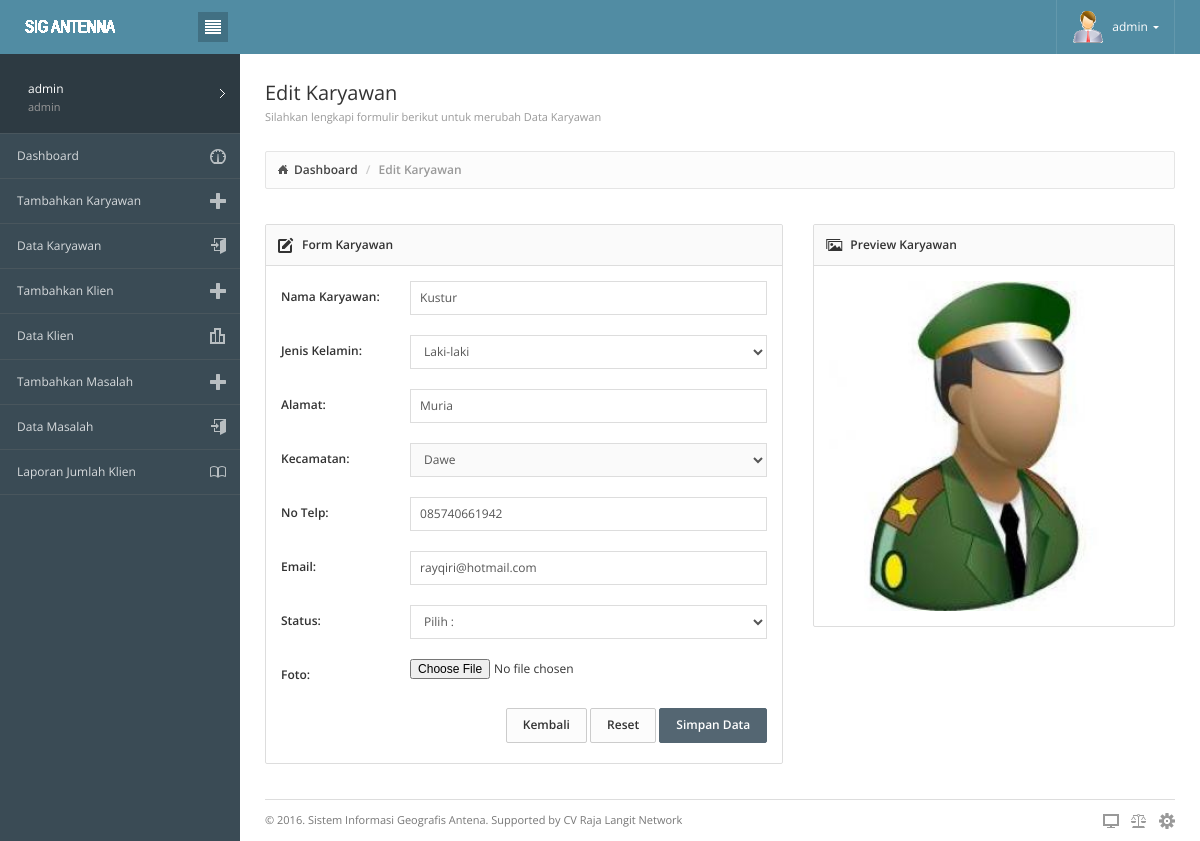
The page /master.php?module=edit_karyawan&id=KRL002 (signed in) on the database its author committed.
### tables this page shows
CREATE TABLE `karyawan` (
  `id_karyawan` varchar(11) NOT NULL,
  `id_kecamatan` int(11) NOT NULL,
  `nama_karyawan` varchar(50) NOT NULL,
  `jekel` varchar(20) NOT NULL,
  `alamat` varchar(100) NOT NULL,
  `telp` varchar(20) NOT NULL,
  `email` varchar(50) NOT NULL,
  `username` varchar(20) NOT NULL,
  `status` varchar(20) NOT NULL,
  `gambar` varchar(100) NOT NULL
);

CREATE TABLE `kecamatan` (
  `id_kecamatan` int(11) NOT NULL,
  `kecamatan` varchar(20) NOT NULL
);

### modul/admin/edit_karyawan.php (the view, shortened to what this page needs)
<?php
$id = isset($_GET['id']) ? $_GET['id'] : "";
$q=mysql_query("select * from karyawan where id_karyawan='$id'");
$r=mysql_fetch_array($q);
?>
<div class="page-content">
			<div class="page-header">
				<div class="page-title">
					<h3>Edit Karyawan<small> Silahkan lengkapi formulir berikut untuk merubah Data Karyawan</small></h3>
				</div>
			</div>
			<div class="breadcrumb-line">
				<ul class="breadcrumb">
					<li><a href="?p=dashboard">Dashboard</a></li>
					<li class="active">Edit Karyawan</li>
				</ul>
			</div>
<div class="row">
        		<div class="col-md-7">
		            <div class="panel panel-default">
		                <div class="panel-heading">
	                    	<h6 class="panel-title"><i class="icon-pencil3"></i> Form Karyawan</h6>
                    	</div>
                    	<div class="panel-body">
                        <form method="post" action="?module=aksi_karyawan" class="form-horizontal" enctype="multipart/form-data">
                        <div class="form-group">
							<label class="col-sm-3 control-label">Nama Karyawan: </label>
							<div class="col-sm-9">
								<input type="text" class="form-control" name="nama" placeholder="Nama Karyawan" required="required" autofocus="autofocus" value="<?php echo $r["nama_karyawan"];?>">
							</div>
						</div>
						<div class="form-group">
							<label class="col-sm-3 control-label">Jenis Kelamin: </label>
							<div class="col-sm-9">
                                <select name="jekel" class="form-control" required>
										<option value="laki-laki" <?php if($r['jekel']=="laki-laki"){echo "selected";}?>>Laki-laki</option>
                                </select>
							</div>
						</div>
                         <div class="form-group">
							<label class="col-sm-3 control-label">Alamat: </label>
							<div class="col-sm-9">
								<input name="alamat" type="text" required="required" class="form-control" id="alamat" placeholder="Alamat" value="<?php echo $r["alamat"];?>">
							</div>
						</div>
						<div class="form-group">
							<label class="col-sm-3 control-label">Kecamatan: </label>
							<div class="col-sm-9">
                                <select class="form-control" disabled>
                                        <?php
                                        $sql=mysql_query("SELECT * FROM kecamatan");
                                        while($ada=mysql_fetch_array($sql)){
                                        ?>
                                        <option value="<?php echo $ada['id_kecamatan'];?>" <?php if($r['id_kecamatan']==$ada['id_kecamatan']){echo "selected";}?>><?php echo $ada['kecamatan'];?></option>
                                        <?php
                                    }
                                        ?>
                                </select>
							</div>
						</div>
                        <div class="form-group">
							<label class="col-sm-3 control-label">No Telp: </label>
							<div class="col-sm-9">
								<input name="telp" type="text" required="required" class="form-control" id="kontak" placeholder="No Telp" value="<?php echo $r["telp"];?>">
							</div>
						</div>
						<div class="form-group">
							<label class="col-sm-3 control-label">Email: </label>
							<div class="col-sm-9">
								<input name="email" type="text" required="required" class="form-control" id="kontak" placeholder="E-Mail" value="<?php echo $r["email"];?>">
							</div>
						</div>
						<div class="form-group">
							<label class="col-sm-3 control-label">Status: </label>
							<div class="col-sm-9">
                                <select name="status" class="form-control" required>
                                     <option value="">Pilih : </option>
                                </select>
							</div>
						</div>
						 <div class="form-group">
							<label class="col-sm-3 control-label">Foto: </label>
							<div class="col-sm-9">
								<input type="file"  name="gambar">
							</div>
						</div>
                          <div class="form-actions text-right">
                          <button type="button" class="btn btn-default" name="back" onclick="history.go(-1)">Kembali</button>
							<button type="reset" class="btn btn-default" name="reset">Reset</button>
                            <button type="submit" class="btn btn-primary" name="update">Simpan Data</button>
						</div>
                        </form>
                        </div>
                    </div>
        		</div>
            <div class="col-md-5">
		            <div class="panel panel-default">
		                <div class="panel-heading">
	                    	<h6 class="panel-title"><i class="icon-images"></i> Preview Karyawan</h6>
                    	</div>
                    	<div class="panel-body">
                        <img src="img/karyawan/300_<?php echo $r["gambar"];?>" width="100%" />
                        </div>
                    </div>
        		</div>
</div>

### css/londinium-theme.css (style rules this page uses)
.panel-toolbar:after, .page-header:after, .header-bar-stats .page-stats li:after, .panel-heading:after { content: ""; display: table; clear: both; }
html { height: 100%; }
body { font-family: 'Open Sans', sans-serif; font-size: 12px; position: relative; min-height: 100%; }
a { cursor: pointer; }
h1, h2, h3, h4, h5, h6, .h1, .h2, .h3, .h4, .h5, .h6 { font-weight: 600; line-height: 1.42857143; margin-top: 0; }
h3, .h3 { font-size: 20px; }
h6, .h6 { font-size: 14px; }
h6 > i, .h6 > i { margin: 1px 8px 0 0; float: left; }
ul, ol { padding-left: 16px; }
label { font-weight: 600; }
.page-header { padding: 0; margin: 0; position: relative; border: 0; }
.page-header small { display: block; font-size: 11px; color: #999; margin: 8px 0 0 0; }
.page-title { float: left; }
.page-title h3 { padding: 29px 0; margin: 0; font-weight: 400; line-height: 20px; }
.breadcrumb { padding: 9px 12px 10px 12px; float: left; margin: 0; background: none; border-radius: 0; }
.breadcrumb > li { font-weight: 600; }
.breadcrumb > li:first-child > a { background: url(../images/interface/breadcrumb_home.png) no-repeat 0; padding-left: 16px; }
.breadcrumb > li > a { color: #444; }
.panel { border-radius: 2px; margin-bottom: 35px; box-shadow: none; }
.panel-heading { border-top-left-radius: 2px; border-top-right-radius: 2px; padding: 0; position: relative; }
.panel-title { float: left; display: block; font-size: 12px; padding: 11px 12px 12px 12px; }
.panel-title > i { float: left; margin: 0 8px 0 0; }
.panel-default > .panel-heading { background-color: #fafafa; }
.form-group { margin-bottom: 20px; }
.form-control { padding: 7px 9px 8px 9px; font-size: 12px; border-color: #ddd; box-shadow: none; border-radius: 0; }
input[type=text], input[type=password], textarea { -webkit-appearance: none; }
.form-control[disabled], .form-control[readonly], fieldset[disabled] .form-control { background-color: #FAFAFA; }
.form-actions { margin-bottom: 5px; }
.form-horizontal .control-label, .form-horizontal .radio, .form-horizontal .checkbox, .form-horizontal .radio-inline, .form-horizontal .checkbox-inline { margin-bottom: 5px; }
@media (min-width: 768px) { .form-horizontal .control-label { text-align: left; } }
.btn { padding: 7px 16px 8px 16px; font-size: 12px; font-weight: 600; border-radius: 2px; -webkit-border-radius: 2px; -moz-border-radius: 2px; -webkit-user-select: none; -moz-user-select: none; -ms-user-select: none; -o-user-select: none; user-select: none; }
.btn-default { background-color: #fcfcfc; }
.btn-primary { background-color: #546672; border-color: #546672; }

### rows shown on the page
karyawan: nama "Kustur", jekel "Laki-laki", alamat "Muria", id_kecamatan.kecamatan "Dawe", telp "085740661942", email "rayqiri@hotmail.com", gambar (picture)

### other values the page prints
$_SESSION['user'] "admin"
$_SESSION["user"] "admin"
$_SESSION["hak_akses"] "admin"
